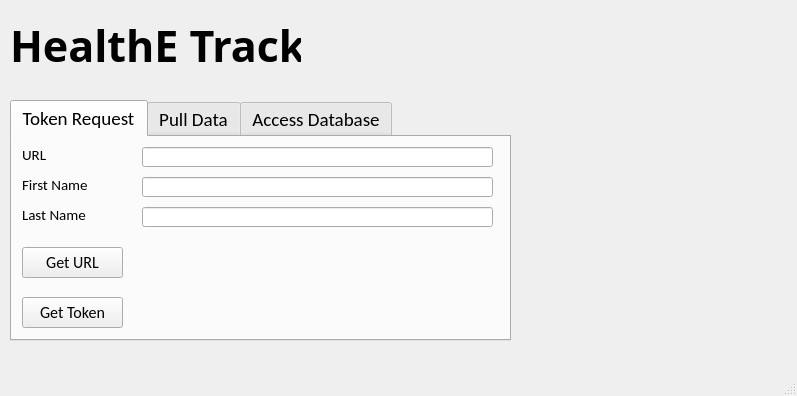
<?xml version="1.0" encoding="UTF-8"?>
<ui version="4.0">
 <class>MainWindow</class>
 <widget class="QMainWindow" name="MainWindow">
  <property name="geometry">
   <rect>
    <x>0</x>
    <y>0</y>
    <width>797</width>
    <height>396</height>
   </rect>
  </property>
  <property name="windowTitle">
   <string>HealthE Track</string>
  </property>
  <widget class="QWidget" name="centralwidget">
   <widget class="QTabWidget" name="tabWidget">
    <property name="enabled">
     <bool>true</bool>
    </property>
    <property name="geometry">
     <rect>
      <x>10</x>
      <y>100</y>
      <width>501</width>
      <height>241</height>
     </rect>
    </property>
    <property name="font">
     <font>
      <family>Calibri</family>
      <pointsize>14</pointsize>
      <weight>50</weight>
      <italic>false</italic>
      <bold>false</bold>
     </font>
    </property>
    <property name="mouseTracking">
     <bool>false</bool>
    </property>
    <property name="autoFillBackground">
     <bool>false</bool>
    </property>
    <property name="currentIndex">
     <number>0</number>
    </property>
    <widget class="QWidget" name="Request">
     <attribute name="title">
      <string>Token Request</string>
     </attribute>
     <widget class="QLineEdit" name="lineEdit_7">
      <property name="geometry">
       <rect>
        <x>130</x>
        <y>10</y>
        <width>351</width>
        <height>20</height>
       </rect>
      </property>
      <property name="font">
       <font>
        <pointsize>11</pointsize>
       </font>
      </property>
      <property name="text">
       <string/>
      </property>
     </widget>
     <widget class="QPushButton" name="pushButton_3">
      <property name="geometry">
       <rect>
        <x>10</x>
        <y>110</y>
        <width>101</width>
        <height>31</height>
       </rect>
      </property>
      <property name="font">
       <font>
        <pointsize>12</pointsize>
       </font>
      </property>
      <property name="text">
       <string>Get URL</string>
      </property>
     </widget>
     <widget class="QLineEdit" name="lineEdit_8">
      <property name="geometry">
       <rect>
        <x>130</x>
        <y>40</y>
        <width>351</width>
        <height>20</height>
       </rect>
      </property>
      <property name="font">
       <font>
        <pointsize>11</pointsize>
       </font>
      </property>
      <property name="text">
       <string/>
      </property>
     </widget>
     <widget class="QLabel" name="label_10">
      <property name="geometry">
       <rect>
        <x>10</x>
        <y>10</y>
        <width>111</width>
        <height>16</height>
       </rect>
      </property>
      <property name="font">
       <font>
        <pointsize>11</pointsize>
       </font>
      </property>
      <property name="lineWidth">
       <number>0</number>
      </property>
      <property name="midLineWidth">
       <number>0</number>
      </property>
      <property name="text">
       <string>URL</string>
      </property>
     </widget>
     <widget class="QLabel" name="label_11">
      <property name="geometry">
       <rect>
        <x>10</x>
        <y>40</y>
        <width>111</width>
        <height>16</height>
       </rect>
      </property>
      <property name="font">
       <font>
        <pointsize>11</pointsize>
       </font>
      </property>
      <property name="lineWidth">
       <number>0</number>
      </property>
      <property name="midLineWidth">
       <number>0</number>
      </property>
      <property name="text">
       <string>First Name</string>
      </property>
     </widget>
     <widget class="QLineEdit" name="lineEdit_11">
      <property name="geometry">
       <rect>
        <x>130</x>
        <y>70</y>
        <width>351</width>
        <height>20</height>
       </rect>
      </property>
      <property name="font">
       <font>
        <pointsize>11</pointsize>
       </font>
      </property>
      <property name="text">
       <string/>
      </property>
     </widget>
     <widget class="QLabel" name="label_12">
      <property name="geometry">
       <rect>
        <x>10</x>
        <y>70</y>
        <width>111</width>
        <height>16</height>
       </rect>
      </property>
      <property name="font">
       <font>
        <pointsize>11</pointsize>
       </font>
      </property>
      <property name="lineWidth">
       <number>0</number>
      </property>
      <property name="midLineWidth">
       <number>0</number>
      </property>
      <property name="text">
       <string>Last Name</string>
      </property>
     </widget>
     <widget class="QPushButton" name="pushButton_4">
      <property name="geometry">
       <rect>
        <x>10</x>
        <y>160</y>
        <width>101</width>
        <height>31</height>
       </rect>
      </property>
      <property name="font">
       <font>
        <pointsize>12</pointsize>
       </font>
      </property>
      <property name="text">
       <string>Get Token</string>
      </property>
     </widget>
    </widget>
    <widget class="QWidget" name="Pull">
     <attribute name="title">
      <string>Pull Data</string>
     </attribute>
     <widget class="QLineEdit" name="lineEdit">
      <property name="geometry">
       <rect>
        <x>130</x>
        <y>10</y>
        <width>351</width>
        <height>20</height>
       </rect>
      </property>
      <property name="font">
       <font>
        <pointsize>11</pointsize>
       </font>
      </property>
      <property name="text">
       <string/>
      </property>
     </widget>
     <widget class="QLabel" name="label">
      <property name="geometry">
       <rect>
        <x>10</x>
        <y>10</y>
        <width>111</width>
        <height>16</height>
       </rect>
      </property>
      <property name="font">
       <font>
        <pointsize>11</pointsize>
       </font>
      </property>
      <property name="lineWidth">
       <number>0</number>
      </property>
      <property name="midLineWidth">
       <number>0</number>
      </property>
      <property name="text">
       <string>Access Token</string>
      </property>
     </widget>
     <widget class="QLabel" name="label_2">
      <property name="geometry">
       <rect>
        <x>10</x>
        <y>40</y>
        <width>111</width>
        <height>16</height>
       </rect>
      </property>
      <property name="font">
       <font>
        <pointsize>11</pointsize>
       </font>
      </property>
      <property name="lineWidth">
       <number>0</number>
      </property>
      <property name="midLineWidth">
       <number>0</number>
      </property>
      <property name="text">
       <string>Access Secret</string>
      </property>
     </widget>
     <widget class="QLabel" name="label_3">
      <property name="geometry">
       <rect>
        <x>10</x>
        <y>70</y>
        <width>111</width>
        <height>16</height>
       </rect>
      </property>
      <property name="font">
       <font>
        <pointsize>11</pointsize>
       </font>
      </property>
      <property name="lineWidth">
       <number>0</number>
      </property>
      <property name="midLineWidth">
       <number>0</number>
      </property>
      <property name="text">
       <string>Summary Type</string>
      </property>
     </widget>
     <widget class="QLabel" name="label_4">
      <property name="geometry">
       <rect>
        <x>10</x>
        <y>100</y>
        <width>111</width>
        <height>16</height>
       </rect>
      </property>
      <property name="font">
       <font>
        <pointsize>11</pointsize>
       </font>
      </property>
      <property name="lineWidth">
       <number>0</number>
      </property>
      <property name="midLineWidth">
       <number>0</number>
      </property>
      <property name="text">
       <string>Upload Start Time</string>
      </property>
     </widget>
     <widget class="QLabel" name="label_5">
      <property name="geometry">
       <rect>
        <x>10</x>
        <y>130</y>
        <width>111</width>
        <height>16</height>
       </rect>
      </property>
      <property name="font">
       <font>
        <pointsize>11</pointsize>
       </font>
      </property>
      <property name="lineWidth">
       <number>0</number>
      </property>
      <property name="midLineWidth">
       <number>0</number>
      </property>
      <property name="text">
       <string>Upload End Time</string>
      </property>
     </widget>
     <widget class="QLineEdit" name="lineEdit_2">
      <property name="geometry">
       <rect>
        <x>130</x>
        <y>40</y>
        <width>351</width>
        <height>20</height>
       </rect>
      </property>
      <property name="font">
       <font>
        <pointsize>11</pointsize>
       </font>
      </property>
      <property name="text">
       <string/>
      </property>
     </widget>
     <widget class="QLineEdit" name="lineEdit_3">
      <property name="geometry">
       <rect>
        <x>130</x>
        <y>70</y>
        <width>351</width>
        <height>20</height>
       </rect>
      </property>
      <property name="font">
       <font>
        <pointsize>11</pointsize>
       </font>
      </property>
      <property name="text">
       <string/>
      </property>
     </widget>
     <widget class="QLineEdit" name="lineEdit_4">
      <property name="geometry">
       <rect>
        <x>130</x>
        <y>100</y>
        <width>351</width>
        <height>20</height>
       </rect>
      </property>
      <property name="font">
       <font>
        <pointsize>11</pointsize>
       </font>
      </property>
      <property name="text">
       <string/>
      </property>
     </widget>
     <widget class="QLineEdit" name="lineEdit_5">
      <property name="geometry">
       <rect>
        <x>130</x>
        <y>130</y>
        <width>351</width>
        <height>20</height>
       </rect>
      </property>
      <property name="font">
       <font>
        <pointsize>11</pointsize>
       </font>
      </property>
      <property name="text">
       <string/>
      </property>
     </widget>
     <widget class="QPushButton" name="pushButton">
      <property name="geometry">
       <rect>
        <x>10</x>
        <y>160</y>
        <width>101</width>
        <height>31</height>
       </rect>
      </property>
      <property name="font">
       <font>
        <pointsize>12</pointsize>
       </font>
      </property>
      <property name="text">
       <string>Pull</string>
      </property>
     </widget>
    </widget>
    <widget class="QWidget" name="Database">
     <attribute name="title">
      <string>Access Database</string>
     </attribute>
     <widget class="QLineEdit" name="lineEdit_6">
      <property name="geometry">
       <rect>
        <x>130</x>
        <y>10</y>
        <width>351</width>
        <height>20</height>
       </rect>
      </property>
      <property name="font">
       <font>
        <pointsize>11</pointsize>
       </font>
      </property>
      <property name="text">
       <string/>
      </property>
     </widget>
     <widget class="QPushButton" name="pushButton_2">
      <property name="geometry">
       <rect>
        <x>10</x>
        <y>160</y>
        <width>101</width>
        <height>31</height>
       </rect>
      </property>
      <property name="font">
       <font>
        <pointsize>12</pointsize>
       </font>
      </property>
      <property name="text">
       <string>Go</string>
      </property>
     </widget>
     <widget class="QLabel" name="label_6">
      <property name="geometry">
       <rect>
        <x>10</x>
        <y>10</y>
        <width>111</width>
        <height>16</height>
       </rect>
      </property>
      <property name="font">
       <font>
        <pointsize>11</pointsize>
       </font>
      </property>
      <property name="lineWidth">
       <number>0</number>
      </property>
      <property name="midLineWidth">
       <number>0</number>
      </property>
      <property name="text">
       <string>Access Token</string>
      </property>
     </widget>
     <widget class="QLabel" name="label_7">
      <property name="geometry">
       <rect>
        <x>10</x>
        <y>40</y>
        <width>111</width>
        <height>16</height>
       </rect>
      </property>
      <property name="font">
       <font>
        <pointsize>11</pointsize>
       </font>
      </property>
      <property name="lineWidth">
       <number>0</number>
      </property>
      <property name="midLineWidth">
       <number>0</number>
      </property>
      <property name="text">
       <string>Summary Type</string>
      </property>
     </widget>
     <widget class="QLabel" name="label_8">
      <property name="geometry">
       <rect>
        <x>10</x>
        <y>100</y>
        <width>111</width>
        <height>16</height>
       </rect>
      </property>
      <property name="font">
       <font>
        <pointsize>11</pointsize>
       </font>
      </property>
      <property name="lineWidth">
       <number>0</number>
      </property>
      <property name="midLineWidth">
       <number>0</number>
      </property>
      <property name="text">
       <string>File Name</string>
      </property>
     </widget>
     <widget class="QLabel" name="label_9">
      <property name="geometry">
       <rect>
        <x>10</x>
        <y>70</y>
        <width>111</width>
        <height>16</height>
       </rect>
      </property>
      <property name="font">
       <font>
        <pointsize>11</pointsize>
       </font>
      </property>
      <property name="lineWidth">
       <number>0</number>
      </property>
      <property name="midLineWidth">
       <number>0</number>
      </property>
      <property name="text">
       <string>Request Type</string>
      </property>
     </widget>
     <widget class="QLineEdit" name="lineEdit_10">
      <property name="geometry">
       <rect>
        <x>130</x>
        <y>100</y>
        <width>351</width>
        <height>20</height>
       </rect>
      </property>
      <property name="font">
       <font>
        <pointsize>11</pointsize>
       </font>
      </property>
      <property name="text">
       <string/>
      </property>
     </widget>
     <widget class="QComboBox" name="comboBox">
      <property name="geometry">
       <rect>
        <x>130</x>
        <y>40</y>
        <width>351</width>
        <height>20</height>
       </rect>
      </property>
      <property name="font">
       <font>
        <pointsize>11</pointsize>
       </font>
      </property>
      <property name="currentText">
       <string>dailies</string>
      </property>
      <property name="insertPolicy">
       <enum>QComboBox::InsertAtBottom</enum>
      </property>
      <property name="minimumContentsLength">
       <number>0</number>
      </property>
      <item>
       <property name="text">
        <string>dailies</string>
       </property>
      </item>
      <item>
       <property name="text">
        <string>epochs</string>
       </property>
      </item>
      <item>
       <property name="text">
        <string>thirdPartyDailies</string>
       </property>
      </item>
      <item>
       <property name="text">
        <string>activities</string>
       </property>
      </item>
      <item>
       <property name="text">
        <string>manuallyUpdatedActivites</string>
       </property>
      </item>
      <item>
       <property name="text">
        <string>activityDetails</string>
       </property>
      </item>
      <item>
       <property name="text">
        <string>sleeps</string>
       </property>
      </item>
      <item>
       <property name="text">
        <string>bodyComps</string>
       </property>
      </item>
      <item>
       <property name="text">
        <string>stressDetails</string>
       </property>
      </item>
      <item>
       <property name="text">
        <string>userMetrics</string>
       </property>
      </item>
      <item>
       <property name="text">
        <string>moveiq</string>
       </property>
      </item>
      <item>
       <property name="text">
        <string>pulseOx</string>
       </property>
      </item>
     </widget>
     <widget class="QComboBox" name="comboBox_2">
      <property name="geometry">
       <rect>
        <x>130</x>
        <y>70</y>
        <width>351</width>
        <height>20</height>
       </rect>
      </property>
      <property name="font">
       <font>
        <pointsize>11</pointsize>
       </font>
      </property>
      <property name="insertPolicy">
       <enum>QComboBox::InsertAtBottom</enum>
      </property>
      <property name="minimumContentsLength">
       <number>0</number>
      </property>
      <item>
       <property name="text">
        <string>GET</string>
       </property>
      </item>
      <item>
       <property name="text">
        <string>POST</string>
       </property>
      </item>
      <item>
       <property name="text">
        <string>PUT</string>
       </property>
      </item>
      <item>
       <property name="text">
        <string>DELETE</string>
       </property>
      </item>
     </widget>
    </widget>
   </widget>
   <widget class="QLabel" name="label_13">
    <property name="geometry">
     <rect>
      <x>506</x>
      <y>129</y>
      <width>221</width>
      <height>213</height>
     </rect>
    </property>
    <property name="text">
     <string/>
    </property>
    <property name="pixmap">
     <pixmap>../Downloads/1146px-Duke_Athletics_logo.svg.png</pixmap>
    </property>
    <property name="scaledContents">
     <bool>true</bool>
    </property>
   </widget>
   <widget class="QLabel" name="label_14">
    <property name="geometry">
     <rect>
      <x>10</x>
      <y>20</y>
      <width>291</width>
      <height>51</height>
     </rect>
    </property>
    <property name="font">
     <font>
      <family>Modern No. 20</family>
      <pointsize>32</pointsize>
      <weight>75</weight>
      <italic>false</italic>
      <bold>true</bold>
     </font>
    </property>
    <property name="text">
     <string>HealthE Track</string>
    </property>
   </widget>
  </widget>
  <widget class="QStatusBar" name="statusbar"/>
 </widget>
 <resources/>
 <connections/>
</ui>
